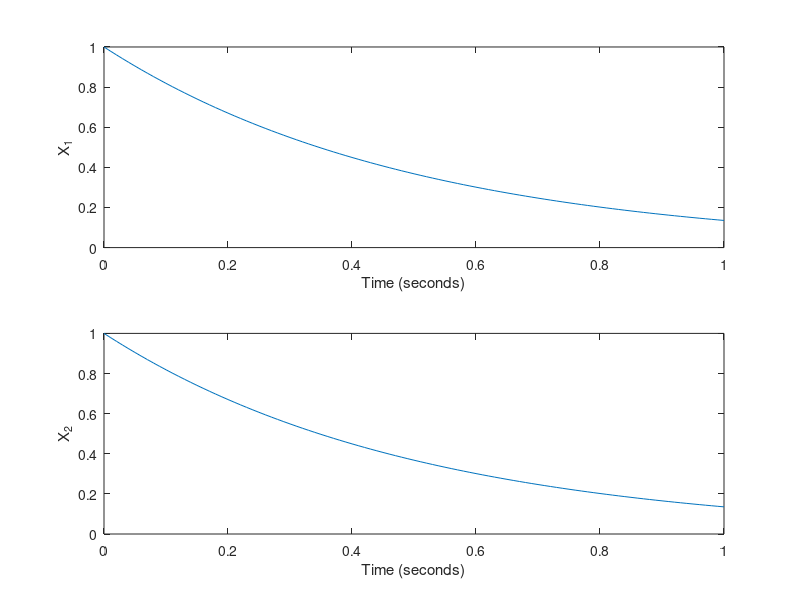

Write the MATLAB code that produced this figure.
% Chapter 3: Figure 3.34
%
%   The time response for nonzero initial
%   conditions and zero input using lsim.
%
A=[0 -2;1 -3]; B=[2;0]; C=[1 0]; D=[0];
sys=ss(A,B,C,D);
x0=[1 1];
t=[0:0.01:1];
u=0*t;
[y,T,x]=lsim(sys,u,t,x0);
subplot(211), plot(T,x(:,1))
xlabel('Time (seconds)'), ylabel('X_1')
subplot(212), plot(T,x(:,2))
xlabel('Time (seconds)'), ylabel('X_2')
